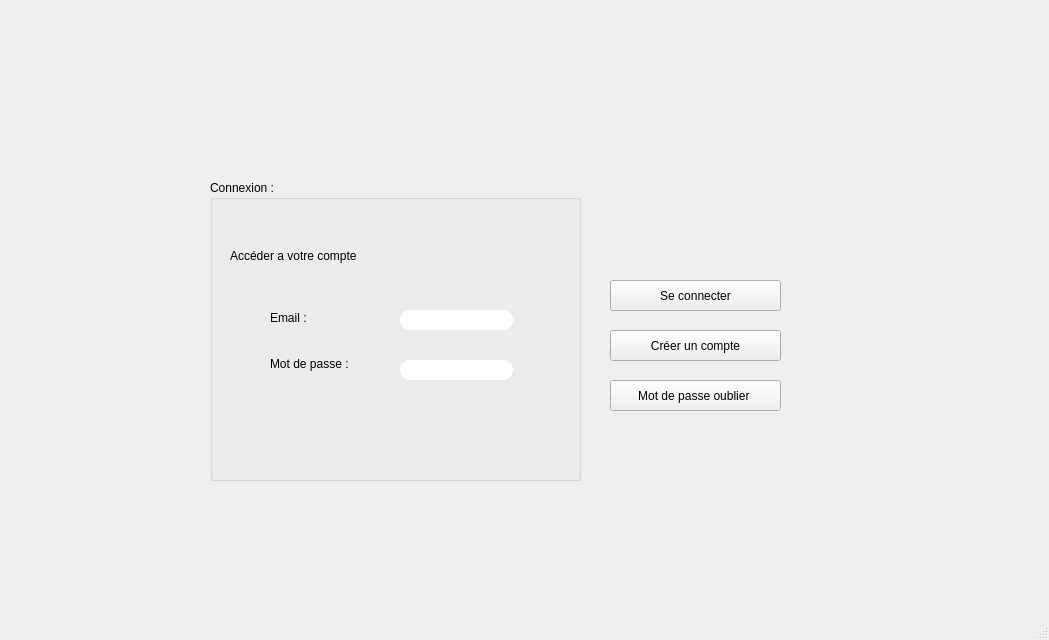
<?xml version="1.0" encoding="UTF-8"?>
<ui version="4.0">
 <class>MainWindow</class>
 <widget class="QMainWindow" name="MainWindow">
  <property name="geometry">
   <rect>
    <x>0</x>
    <y>0</y>
    <width>1049</width>
    <height>640</height>
   </rect>
  </property>
  <property name="windowTitle">
   <string>connexion</string>
  </property>
  <property name="styleSheet">
   <string notr="true">myDialog-&gt;setStyleSheet(&quot;QLineEdit#nameEdit { background-color: yellow }&quot;);</string>
  </property>
  <widget class="QWidget" name="centralwidget">
   <widget class="QGroupBox" name="groupBox">
    <property name="geometry">
     <rect>
      <x>210</x>
      <y>180</y>
      <width>371</width>
      <height>301</height>
     </rect>
    </property>
    <property name="styleSheet">
     <string notr="true">font: 81 10pt &quot;Rockwell Extra Bold&quot;</string>
    </property>
    <property name="title">
     <string>Connexion :</string>
    </property>
    <widget class="QLabel" name="label">
     <property name="geometry">
      <rect>
       <x>20</x>
       <y>60</y>
       <width>201</width>
       <height>31</height>
      </rect>
     </property>
     <property name="styleSheet">
      <string notr="true">font: 81 10pt &quot;Rockwell Extra Bold&quot;;</string>
     </property>
     <property name="text">
      <string>Accéder a votre compte</string>
     </property>
    </widget>
    <widget class="QLabel" name="label_2">
     <property name="geometry">
      <rect>
       <x>60</x>
       <y>130</y>
       <width>71</width>
       <height>16</height>
      </rect>
     </property>
     <property name="styleSheet">
      <string notr="true">font: 81 10pt &quot;Rockwell Extra Bold&quot;;</string>
     </property>
     <property name="text">
      <string>Email :</string>
     </property>
    </widget>
    <widget class="QLabel" name="label_3">
     <property name="geometry">
      <rect>
       <x>60</x>
       <y>174</y>
       <width>121</width>
       <height>20</height>
      </rect>
     </property>
     <property name="styleSheet">
      <string notr="true">font: 81 10pt &quot;Rockwell Extra Bold&quot;;</string>
     </property>
     <property name="text">
      <string>Mot de passe :</string>
     </property>
    </widget>
    <widget class="QLineEdit" name="lineEdit_email">
     <property name="geometry">
      <rect>
       <x>190</x>
       <y>130</y>
       <width>113</width>
       <height>20</height>
      </rect>
     </property>
     <property name="styleSheet">
      <string notr="true">border-radius: 10px;
background-color: rgb(255, 255, 255);</string>
     </property>
    </widget>
    <widget class="QLineEdit" name="lineEdit_mdp">
     <property name="geometry">
      <rect>
       <x>190</x>
       <y>180</y>
       <width>113</width>
       <height>20</height>
      </rect>
     </property>
     <property name="styleSheet">
      <string notr="true">border-radius: 10px;
background-color: rgb(255, 255, 255);</string>
     </property>
    </widget>
   </widget>
   <widget class="QPushButton" name="pushButton">
    <property name="geometry">
     <rect>
      <x>610</x>
      <y>280</y>
      <width>171</width>
      <height>31</height>
     </rect>
    </property>
    <property name="styleSheet">
     <string notr="true">QPushButton

{
	background-color: rgb(72, 78, 86);
	border-style: outset;
    border-width: 2px;
    border-radius:10px;
    border-color: beige;
    font: bold 14px;;
    padding: 6px;
	color: rgb(255, 255, 255);

}

QPushButton:hover

{
	background-color: rgb(106, 227, 231);
	color: rgb(0, 0, 0);
	gridline-color: rgb(94, 118, 255);
}

QPushButton:pressed</string>
    </property>
    <property name="text">
     <string>Se connecter</string>
    </property>
   </widget>
   <widget class="QPushButton" name="pushButton_2">
    <property name="geometry">
     <rect>
      <x>610</x>
      <y>330</y>
      <width>171</width>
      <height>31</height>
     </rect>
    </property>
    <property name="styleSheet">
     <string notr="true">QPushButton

{
	background-color: rgb(72, 78, 86);
	border-style: outset;
    border-width: 2px;
    border-radius:10px;
    border-color: beige;
    font: bold 14px;;
    padding: 6px;
	color: rgb(255, 255, 255);

}

QPushButton:hover

{
	background-color: rgb(106, 227, 231);
	color: rgb(0, 0, 0);
	gridline-color: rgb(94, 118, 255);
}

QPushButton:pressed</string>
    </property>
    <property name="text">
     <string>Créer un compte</string>
    </property>
   </widget>
   <widget class="QPushButton" name="pushButton_3">
    <property name="geometry">
     <rect>
      <x>610</x>
      <y>380</y>
      <width>171</width>
      <height>31</height>
     </rect>
    </property>
    <property name="styleSheet">
     <string notr="true">QPushButton

{
	background-color: rgb(72, 78, 86);
	border-style: outset;
    border-width: 2px;
    border-radius:10px;
    border-color: beige;
    font: bold 14px;;
    padding: 6px;
	color: rgb(255, 255, 255);

}

QPushButton:hover

{
	background-color: rgb(106, 227, 231);
	color: rgb(0, 0, 0);
	gridline-color: rgb(94, 118, 255);
}

QPushButton:pressed</string>
    </property>
    <property name="text">
     <string>Mot de passe oublier </string>
    </property>
   </widget>
   <widget class="QLabel" name="label_4">
    <property name="geometry">
     <rect>
      <x>20</x>
      <y>10</y>
      <width>1011</width>
      <height>591</height>
     </rect>
    </property>
    <property name="styleSheet">
     <string notr="true">font: 81 10pt &quot;Rockwell Extra Bold&quot;;</string>
    </property>
    <property name="text">
     <string/>
    </property>
    <property name="pixmap">
     <pixmap>../../Downloads/back.png</pixmap>
    </property>
   </widget>
   <zorder>label_4</zorder>
   <zorder>groupBox</zorder>
   <zorder>pushButton</zorder>
   <zorder>pushButton_2</zorder>
   <zorder>pushButton_3</zorder>
  </widget>
  <widget class="QMenuBar" name="menubar">
   <property name="geometry">
    <rect>
     <x>0</x>
     <y>0</y>
     <width>1049</width>
     <height>22</height>
    </rect>
   </property>
  </widget>
  <widget class="QStatusBar" name="statusbar"/>
 </widget>
 <resources/>
 <connections/>
</ui>
